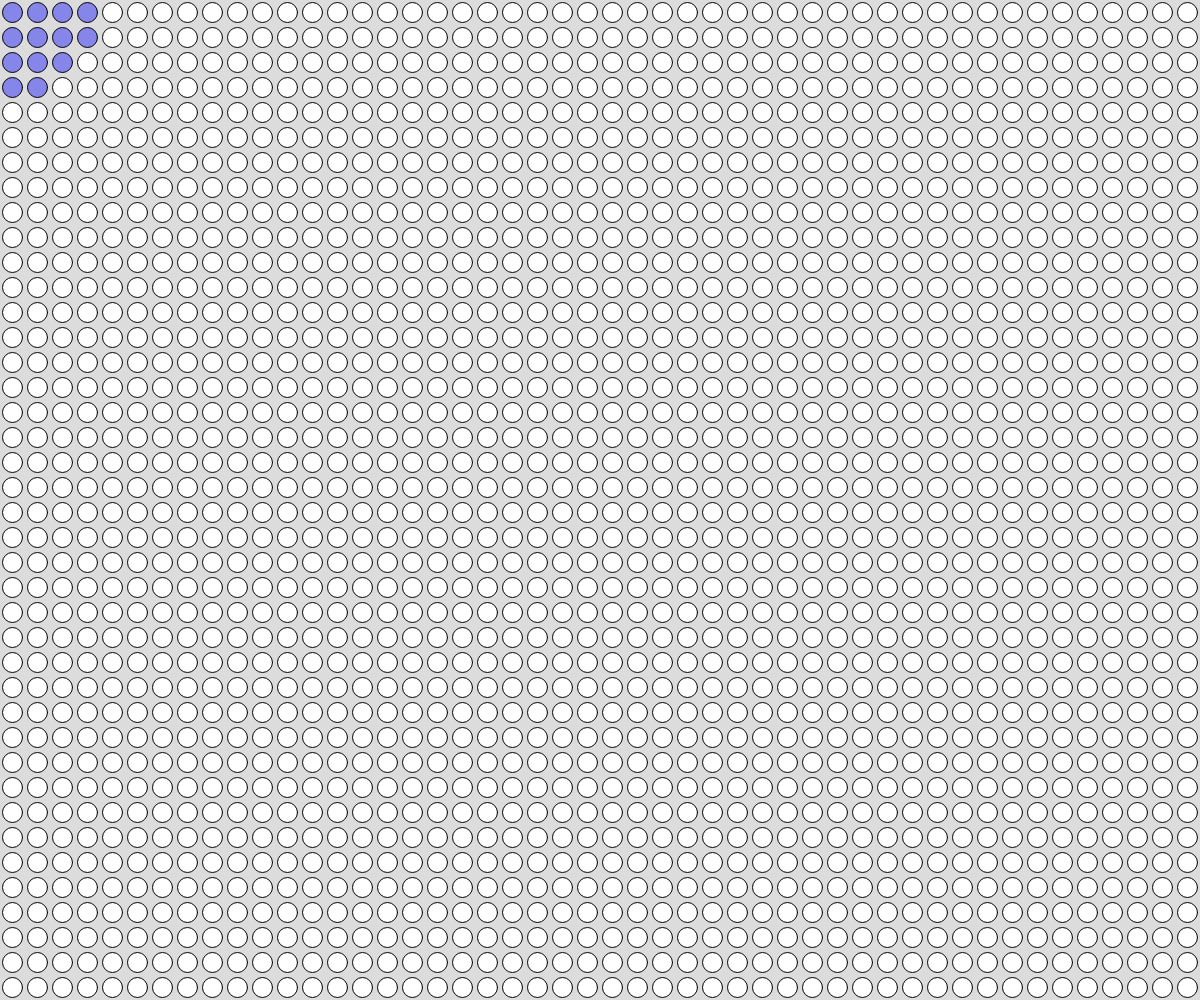
Frame 1 (no input)
Frame 60 (no input): identical to frame 1, image omitted
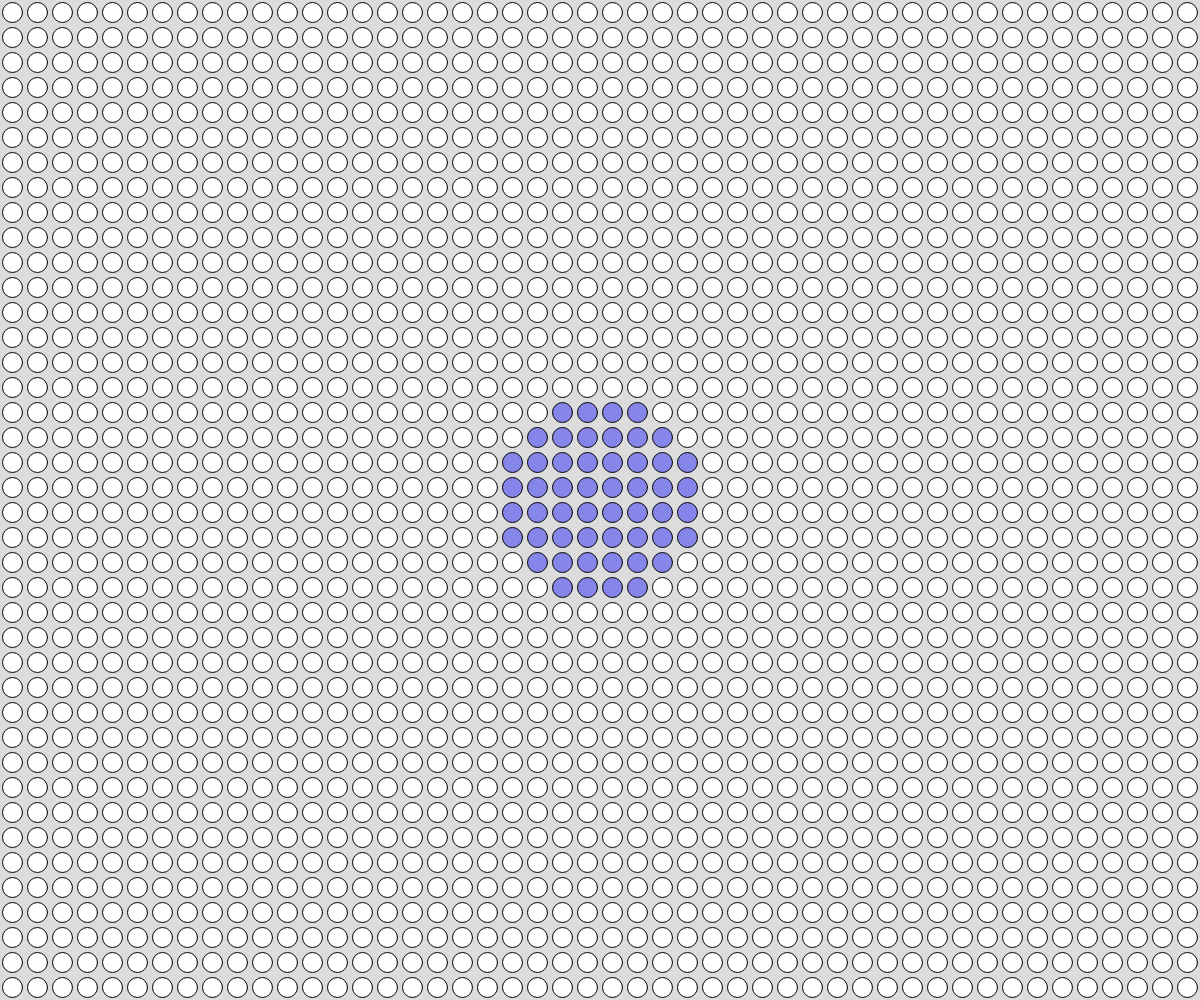
Frame 120 (the mouse pressed at the canvas centre since frame 60)

The p5.js sketch that drew these frames (run headless with seeded random() and noise() and a simulated clock; from frame 60 on, the mouse is pressed at the canvas centre):

// p5.js sketch
// ── sketch.js
// Objects demo Two
// Srushti Vyas
// Dec 6th, 2021
// objects and loops working together. Maybe some gravity

let dotCollection = [];


function setup() {
  createCanvas(windowWidth, windowHeight);
  initDots();
}

function draw() {
  background(220);

  for(let i = 0; i < dotCollection.length; i++){
    dotCollection[i].process();
  }
}

function initDots(){
  // use while loop, to make a bunch of linearly aligned dots
  let spacing = 25;
  let currentX = spacing/2;
  let currentY = spacing/2;
  while(currentX < width){ // generates a new x positoion
    while(currentY < height){
      dotCollection.push(new Dot(currentX, currentY, 20));
      currentY += spacing;
    }
    currentX += spacing;
    currentY = spacing/2;
  }

}



// function mousePressed(){
//   dotCollection.push(new Dot(mouseX, mouseY, 10));
// }





class Dot{

// class constructor
constructor(x,y, diameter){
this.x = x;
this.y = y;
this.diameter = diameter;
this.c = color(255,255,255);

}

//class methods
display(){
fill(this.c);
circle(this.x, this.y, this.diameter);
}

setColor(){
// change the color based on the proximity of the cursor
// mouse cursor hovering over object?
this.currentDistance = dist(this.x, this.y, mouseX, mouseY)
if( this.currentDistance< this.diameter/2){
  this.c = color(0,0,255);
}
else if(this.currentDistance < this.diameter * 5){
  this.c = color(0,0,255,100);
}
else if (this.currentDiatance < this.diameter * 4){
  this.c = color(0,0,255,30);
}
else{
  this.c = color(255,255,255);
}


}

process(){
  //helper function to call the appropriate class methods
  this.setColor();
  this.display();
}

}
